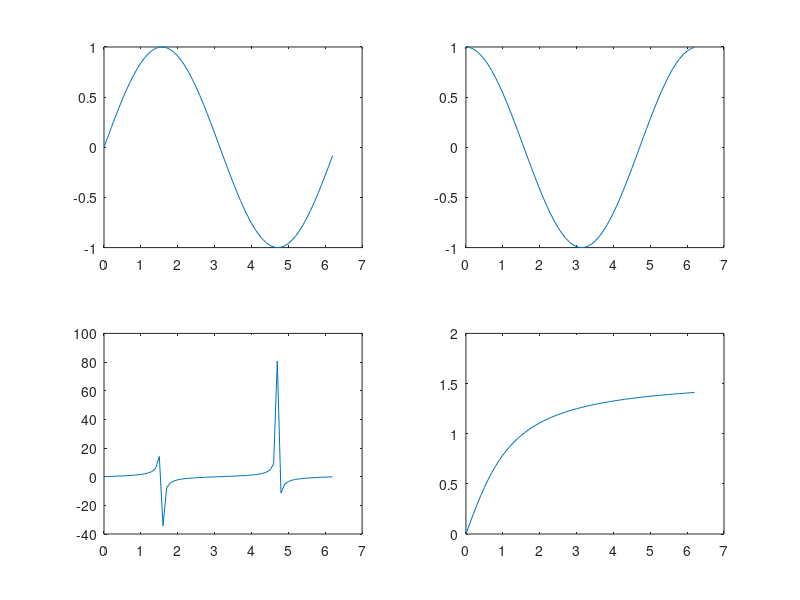

Reproduce this figure in MATLAB.
clear
clc

x = 0:0.1:2*pi;
y = sin(x);
y2 = cos(x);
y3 = tan(x);
y4 = atan(x);

%plotting sin(x)
subplot(2,2,1)
plot(x,y)

%plotting cos(x)
subplot(2,2,2)
plot(x,y2)

%plotting tan(x)
subplot(2,2,3)
plot(x,y3)

%plotting atan(x)
subplot(2,2,4)
plot(x,y4)
